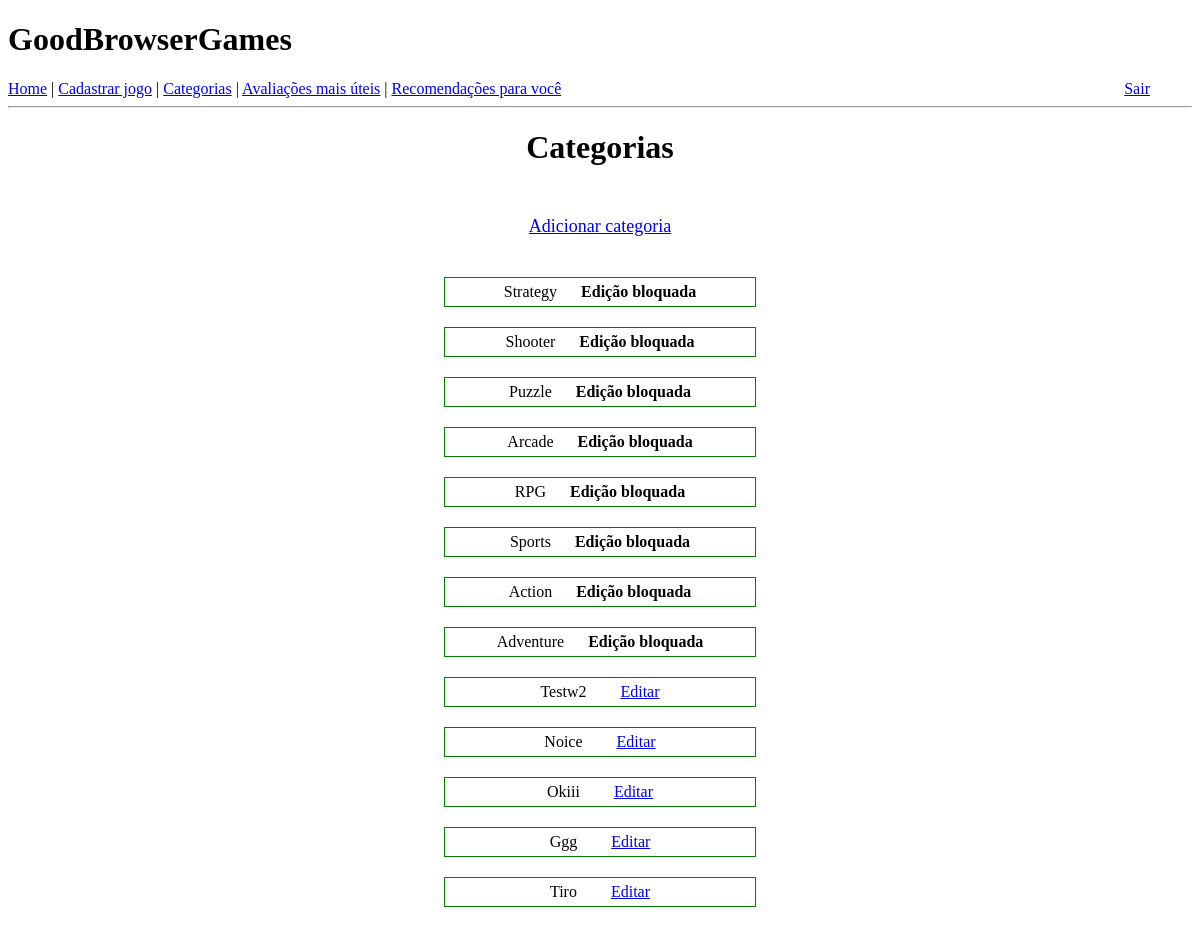
The page /listar-categorias (signed in) on the database its author committed.
### app/models.py (models this page shows)
class Categoria(db.Model):
    id = db.Column(db.Integer, primary_key=True)
    nome = db.Column(db.String(64), index=True, unique=True)

### app/routes.py (the view)
@app.route("/listar-categorias", methods=["GET", "POST"])
def listar_categorias():
    categorias_base = [
        "Strategy",
        "Shooter",
        "Puzzle",
        "Arcade",
        "RPG",
        "Sports",
        "Action",
        "Adventure",
    ]
    categorias = list(Categoria.query.all())
    return render_template("lista_categorias.html", categorias=categorias, padroes=categorias_base)

### app/models.py (called while the page is built)
@login.user_loader
def load_user(id):
    return User.query.get(int(id))

### app/templates/lista_categorias.html (shortened to what this page needs)
{% extends "base.html" %}
{% block content %}
    <div id="container">
        <h1 style="margin-bottom: 50px;">Categorias</h1>
        <div>
            <p style="margin-bottom: 40px; font-size: large;"><a href="/criar-categoria">Adicionar categoria</a></p>
        </div>
        {% for cat in padroes %}
        <div class="categoria">
            <span>{{ cat }}</span>
            <p style="display: inline; margin-left: 20px;"><b>Edição bloquada</b></p>
        </div>
        {% endfor %}
        {% if categorias %}
            {% for cat in categorias %}
            <div class="categoria">
                <span>{{ cat.nome.capitalize() }}</span>
                <p class="botoes"><a href="/editar-categoria/{{cat.id}}">Editar</a></p>
            </div>
            {% endfor %}
        {% endif %}
    </div>
{% endblock %}

### app/templates/lista_categorias.html (style rules this page uses)
#container { text-align: center; }
.categoria { border: 1px solid green; max-width: 300px; margin-left: auto; margin-right: auto; margin-top: 20px; margin-bottom: 20px; padding: 5px; text-align: center; }
.botoes { display: inline; width: 48%; margin-left: 30px; }

### rows shown on the page
Categoria: nome "Testw2"
Categoria: nome "Noice"
Categoria: nome "Okiii"
Categoria: nome "Ggg"
Categoria: nome "Tiro"

### other values the page prints
{{ cat }} "Strategy" "Shooter" "Puzzle" "Arcade" "RPG" "Sports" "Action" "Adventure"
